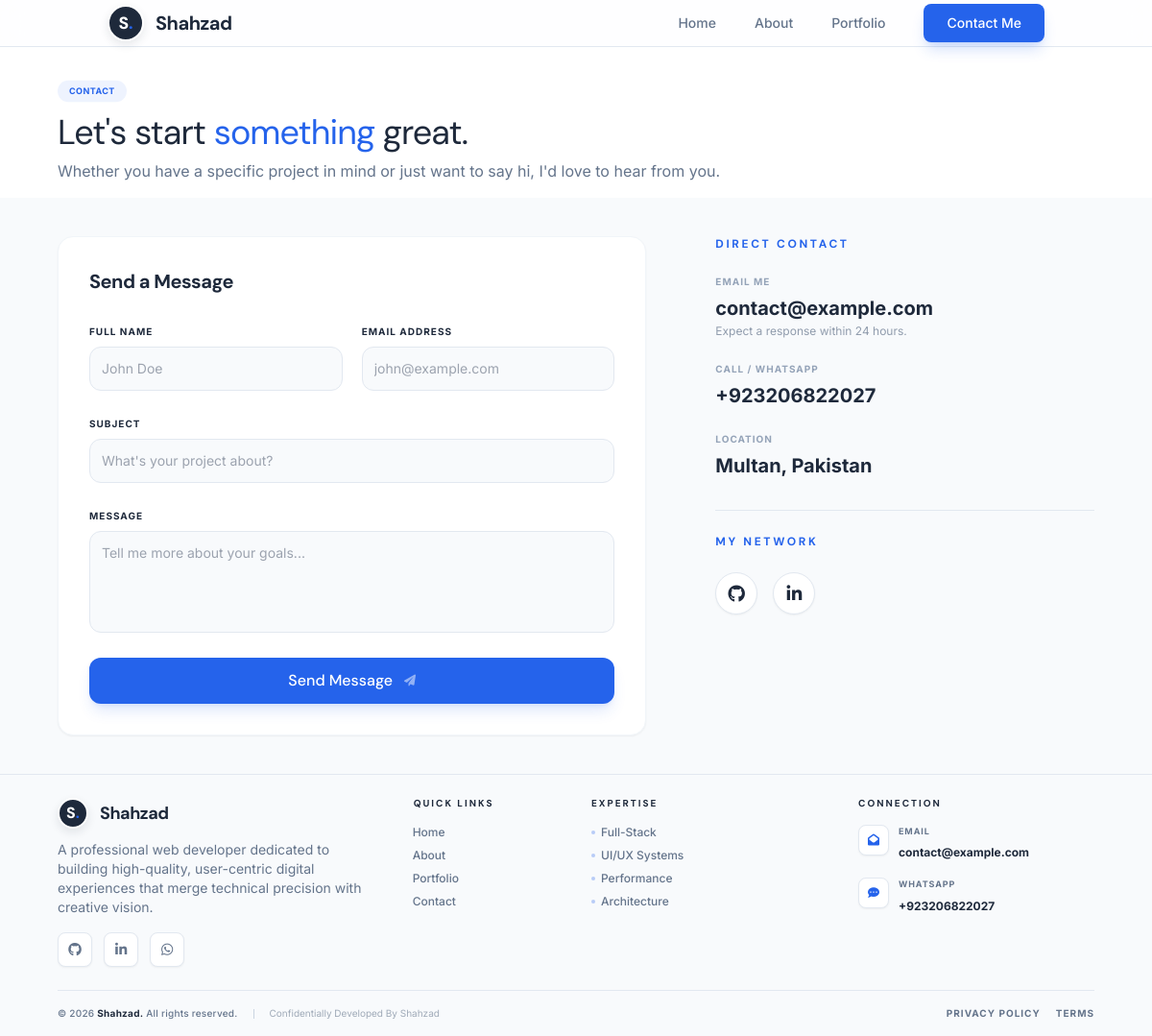
The page /contact.php on the database its author committed.
### tables this page shows
CREATE TABLE `settings` (
  `id` int(11) NOT NULL AUTO_INCREMENT,
  `site_name` varchar(100) NOT NULL,
  `meta_title` varchar(255) DEFAULT NULL,
  `meta_description` text DEFAULT NULL,
  `meta_keywords` text DEFAULT NULL,
  `site_logo` varchar(255) NOT NULL,
  `site_favicon` varchar(255) NOT NULL,
  `hero_title` varchar(255) NOT NULL,
  `hero_subtitle` varchar(255) NOT NULL,
  `slogan` varchar(255) DEFAULT NULL,
  `hero_image` varchar(255) NOT NULL,
  `about_text` text NOT NULL,
  `footer_text` varchar(255) NOT NULL,
  `contact_email` varchar(100) NOT NULL,
  `contact_phone` varchar(50) NOT NULL,
  `contact_address` text NOT NULL,
  `whatsapp_number` varchar(50) NOT NULL,
  `facebook_link` varchar(255) NOT NULL,
  `twitter_link` varchar(255) NOT NULL,
  `linkedin_link` varchar(255) NOT NULL,
  `instagram_link` varchar(255) NOT NULL,
  `github_link` varchar(255) NOT NULL,
  PRIMARY KEY (`id`)
);

### contact.php (the view, shortened to what this page needs)
<?php include 'includes/header.php'; ?>
<section class="pt-4 pb-2 lg:pt-8 lg:pb-4 bg-white">
    <div class="container-custom">
        <div class="max-w-3xl">
            <span class="pill mb-2 scale-75 origin-left">Contact</span>
            <h1 class="text-3xl lg:text-4xl mb-2 leading-[1.1] font-heading">
                Let's start <span class="text-accent">something</span> great.
            </h1>
            <p class="text-sm lg:text-base text-secondary leading-relaxed">
                Whether you have a specific project in mind or just want to say hi, I'd love to hear from you.
            </p>
        </div>
    </div>
</section>
<section class="bg-bglight py-6 lg:py-10">
    <div class="container-custom">
        <div class="grid grid-cols-1 lg:grid-cols-12 gap-10 items-start">
            <div class="lg:col-span-7">
                <div class="p-6 lg:p-8 bg-white rounded-2xl shadow-sm border border-slate-100">
                    <h2 class="text-xl font-bold text-primary mb-6 font-heading">Send a Message</h2>
                    <form action="actions/contact_action.php" method="POST" class="space-y-5">
                        <div class="grid grid-cols-1 md:grid-cols-2 gap-5">
                            <div class="space-y-1.5">
                                <label class="text-[10px] font-bold text-primary uppercase tracking-widest">Full Name</label>
                                <input type="text" name="name" placeholder="John Doe" required class="w-full bg-slate-50 border border-slate-200 rounded-xl p-3 text-primary text-sm focus:border-accent focus:bg-white outline-none transition-all">
                            </div>
                            <div class="space-y-1.5">
                                <label class="text-[10px] font-bold text-primary uppercase tracking-widest">Email Address</label>
                                <input type="email" name="email" placeholder="john@example.com" required class="w-full bg-slate-50 border border-slate-200 rounded-xl p-3 text-primary text-sm focus:border-accent focus:bg-white outline-none transition-all">
                            </div>
                        </div>
                        <div class="space-y-1.5">
                            <label class="text-[10px] font-bold text-primary uppercase tracking-widest">Subject</label>
                            <input type="text" name="subject" placeholder="What's your project about?" required class="w-full bg-slate-50 border border-slate-200 rounded-xl p-3 text-primary text-sm focus:border-accent focus:bg-white outline-none transition-all">
                        </div>
                        <div class="space-y-1.5">
                            <label class="text-[10px] font-bold text-primary uppercase tracking-widest">Message</label>
                            <textarea name="message" rows="4" placeholder="Tell me more about your goals..." required class="w-full bg-slate-50 border border-slate-200 rounded-xl p-3 text-primary text-sm focus:border-accent focus:bg-white outline-none transition-all resize-none"></textarea>
                        </div>
                        <button type="submit" name="submit" class="btn-primary !w-full !py-3 !text-base shadow-lg shadow-accent/15">
                            Send Message <i class="fas fa-paper-plane ml-3 text-xs opacity-50"></i>
                        </button>
                    </form>
                </div>
            </div>
            <div class="lg:col-span-5 lg:sticky lg:top-20">
                <div class="space-y-8 pl-0 lg:pl-8">
                    <div>
                        <h3 class="text-xs font-bold text-accent uppercase tracking-[0.22em] mb-6 font-heading">Direct Contact</h3>
                        <div class="space-y-6">
                            <div class="group">
                                 <span class="text-slate-400 text-[10px] font-bold uppercase tracking-widest mb-1.5 block">Email Me</span>
                                 <a href="mailto:<?php echo $settings['contact_email']; ?>" class="text-lg md:text-xl font-bold text-primary hover:text-accent transition-colors block"><?php echo $settings['contact_email']; ?></a>
                                 <p class="text-secondary text-xs mt-0.5 opacity-70">Expect a response within 24 hours.</p>
                            </div>
                            <div class="group">
                                 <span class="text-slate-400 text-[10px] font-bold uppercase tracking-widest mb-1.5 block">Call / WhatsApp</span>
                                 <a href="tel:<?php echo $settings['whatsapp_number']; ?>" class="text-lg md:text-xl font-bold text-primary hover:text-accent transition-colors block"><?php echo $settings['whatsapp_number']; ?></a>
                            </div>
                            <div class="group">
                                 <span class="text-slate-400 text-[10px] font-bold uppercase tracking-widest mb-1.5 block">Location</span>
                                 <span class="text-lg md:text-xl font-bold text-primary block"><?php echo $settings['contact_address']; ?></span>
                            </div>
                        </div>
                    </div>
                    <div class="pt-6 border-t border-slate-200">
                         <h3 class="text-xs font-bold text-accent uppercase tracking-[0.22em] mb-6 font-heading">My Network</h3>
                         <div class="flex space-x-4">
                            <?php if($settings['github_link']): ?>
                                <a href="<?php echo $settings['github_link']; ?>" target="_blank" class="w-11 h-11 rounded-full bg-white border border-slate-200 flex items-center justify-center text-primary hover:bg-accent hover:text-white hover:border-accent transition-all shadow-sm">
                                    <i class="fab fa-github text-lg"></i>
                                </a>
                            <?php endif; ?>
                            <?php if($settings['linkedin_link']): ?>
                                <a href="<?php echo $settings['linkedin_link']; ?>" target="_blank" class="w-11 h-11 rounded-full bg-white border border-slate-200 flex items-center justify-center text-primary hover:bg-accent hover:text-white hover:border-accent transition-all shadow-sm">
                                    <i class="fab fa-linkedin-in text-lg"></i>
                                </a>
                            <?php endif; ?>
                         </div>
                    </div>
                </div>
            </div>
        </div>
    </div>
</section>
<?php include 'includes/footer.php'; ?>

### includes/footer.php (shortened to what this page needs)
</main>
<footer class="bg-slate-50 border-t border-slate-200 pt-6 pb-4">
    <div class="container-custom">
        <div class="grid grid-cols-2 lg:grid-cols-12 gap-6 lg:gap-8 mb-6">
            <div class="col-span-2 lg:col-span-4">
                <a href="index.php" class="flex items-center gap-3 mb-3 group">
                    <div class="logo-circle !w-8 !h-8 !text-base">
                        S<span>.</span>
                    </div>
                    <span class="text-lg font-bold text-primary tracking-tight font-heading group-hover:text-accent transition-colors">Shahzad</span>
                </a>
                <p class="text-secondary text-xs lg:text-sm max-w-sm leading-relaxed mb-4">
                    A professional web developer dedicated to building high-quality, user-centric digital experiences that merge technical precision with creative vision.
                </p>
                <div class="flex space-x-3">
                    <?php if($settings['github_link']): ?>
                        <a href="<?php echo $settings['github_link']; ?>" target="_blank" class="w-9 h-9 rounded-lg bg-white border border-slate-200 flex items-center justify-center text-secondary hover:bg-accent hover:text-white hover:border-accent hover:-translate-y-0.5 transition-all shadow-sm">
                            <i class="fab fa-github text-sm"></i>
                        </a>
                    <?php endif; ?>
                    <?php if($settings['linkedin_link']): ?>
                        <a href="<?php echo $settings['linkedin_link']; ?>" target="_blank" class="w-9 h-9 rounded-lg bg-white border border-slate-200 flex items-center justify-center text-secondary hover:bg-accent hover:text-white hover:border-accent hover:-translate-y-0.5 transition-all shadow-sm">
                            <i class="fab fa-linkedin-in text-sm"></i>
                        </a>
                    <?php endif; ?>
                    <?php if($settings['whatsapp_number']): ?>
                        <a href="https://wa.me/<?php echo $settings['whatsapp_number']; ?>" target="_blank" class="w-9 h-9 rounded-lg bg-white border border-slate-200 flex items-center justify-center text-secondary hover:bg-accent hover:text-white hover:border-accent hover:-translate-y-0.5 transition-all shadow-sm">
                            <i class="fab fa-whatsapp text-sm"></i>
                        </a>
                    <?php endif; ?>
                </div>
            </div>
            <div class="col-span-1 lg:col-span-2">
                <h4 class="text-[10px] font-bold uppercase tracking-[0.2em] text-primary mb-4 font-heading">Quick Links</h4>
                <ul class="space-y-2 text-secondary font-medium text-xs">
                    <li><a href="index.php" class="hover:text-accent transition-colors flex items-center group"> Home</a></li>
                    <li><a href="about.php" class="hover:text-accent transition-colors flex items-center group"> About</a></li>
                    <li><a href="projects.php" class="hover:text-accent transition-colors flex items-center group"> Portfolio</a></li>
                    <li><a href="contact.php" class="hover:text-accent transition-colors flex items-center group"> Contact</a></li>
                </ul>
            </div>
            <div class="col-span-1 lg:col-span-3">
                <h4 class="text-[10px] font-bold uppercase tracking-[0.2em] text-primary mb-4 font-heading">Expertise</h4>
                <ul class="space-y-2 text-secondary font-medium text-xs">
                    <li class="flex items-center space-x-1.5"><span class="w-1 h-1 rounded-full bg-accent/30"></span> <span>Full-Stack</span></li>
                    <li class="flex items-center space-x-1.5"><span class="w-1 h-1 rounded-full bg-accent/30"></span> <span>UI/UX Systems</span></li>
                    <li class="flex items-center space-x-1.5"><span class="w-1 h-1 rounded-full bg-accent/30"></span> <span>Performance</span></li>
                    <li class="flex items-center space-x-1.5"><span class="w-1 h-1 rounded-full bg-accent/30"></span> <span>Architecture</span></li>
                </ul>
            </div>
            <div class="col-span-2 lg:col-span-3">
                <h4 class="text-[10px] font-bold uppercase tracking-[0.2em] text-primary mb-4 font-heading">Connection</h4>
                <div class="grid grid-cols-1 sm:grid-cols-2 lg:grid-cols-1 gap-4">
                    <div class="flex items-start space-x-2.5 group">
                        <div class="w-8 h-8 rounded-lg bg-white border border-slate-200 flex items-center justify-center text-accent group-hover:bg-accent group-hover:text-white transition-all shadow-sm">
                            <i class="fas fa-envelope-open text-xs"></i>
                        </div>
                        <div>
                            <span class="block text-[9px] font-bold uppercase tracking-widest text-secondary mb-0.5">Email</span>
                            <a href="mailto:<?php echo $settings['contact_email']; ?>" class="text-[10px] sm:text-xs font-bold text-primary hover:text-accent transition-colors"><?php echo $settings['contact_email']; ?></a>
                        </div>
                    </div>
                    <div class="flex items-start space-x-2.5 group">
                        <div class="w-8 h-8 rounded-lg bg-white border border-slate-200 flex items-center justify-center text-accent group-hover:bg-accent group-hover:text-white transition-all shadow-sm">
                            <i class="fas fa-comment-dots text-xs"></i>
                        </div>
                        <div>
                            <span class="block text-[9px] font-bold uppercase tracking-widest text-secondary mb-0.5">WhatsApp</span>
                            <a href="https://wa.me/<?php echo $settings['whatsapp_number']; ?>" class="text-[10px] sm:text-xs font-bold text-primary hover:text-accent transition-colors"><?php echo $settings['whatsapp_number']; ?></a>
                        </div>
                    </div>
                </div>
            </div>
        </div>
        <div class="pt-4 border-t border-slate-200 flex flex-col md:flex-row justify-between items-center gap-3">
            <div class="flex flex-col md:flex-row items-center gap-2 md:gap-4">
                <p class="text-secondary text-[10px] font-medium tracking-wide">
                    &copy; <?php echo date('Y'); ?> <span class="text-primary font-bold">Shahzad.</span> All rights reserved.
                </p>
                <p class="text-[10px] text-secondary/60">
                    <?php echo $settings['footer_text']; ?>
                </p>
            </div>
            <div class="flex items-center space-x-4">
                <a href="privacy-policy.php" class="text-[10px] font-bold uppercase tracking-widest text-secondary hover:text-accent transition-colors">Privacy Policy</a>
                <a href="#" class="text-[10px] font-bold uppercase tracking-widest text-secondary hover:text-accent transition-colors">Terms</a>
            </div>
        </div>
    </div>
</footer>
</body>
</html>

### rows shown on the page
settings: contact_email "contact@example.com", whatsapp_number "+923206822027", contact_address "Multan, Pakistan", footer_text "Confidentially Developed By Shahzad"
